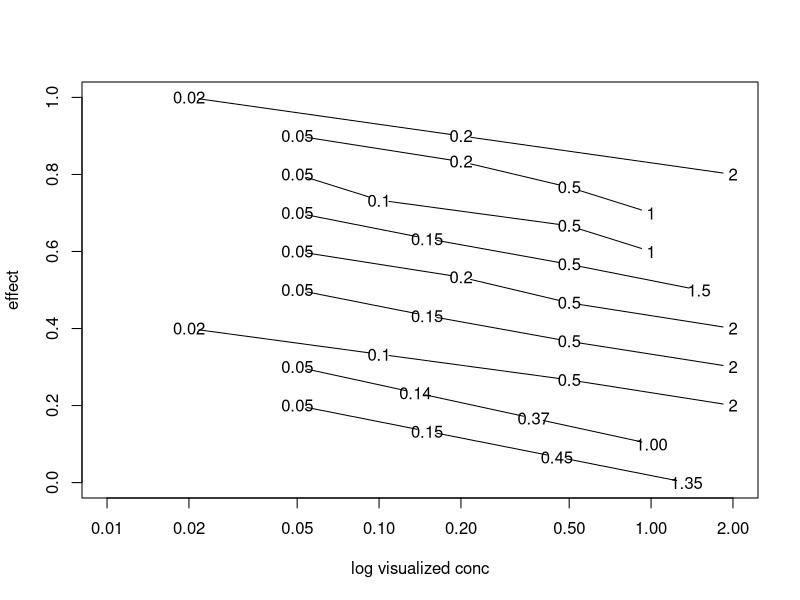

The R source for this figure:
plot(1,1,pch=NA, ylim=c(0,1),xlim=c(0.01,2),xlab="log visualized conc",ylab="effect",log="x")
points((c(2,0.2,0.02)),c(seq(0.8,1,length.out=3)), ylim=c(0,1),pch=NA,type="b")
text((c(2,0.2,0.02)),c(seq(0.8,1,length.out=3)),c("2","0.2","0.02"))
points((c(1,0.5,0.2,0.05)),c(seq(0.7,0.9,length.out=4)), pch=NA,type="b")
text((c(1,0.5,0.2,0.05)),c(seq(0.7,0.9,length.out=4)),c("1","0.5","0.2","0.05"))
points((c(1,0.5,0.1,0.05)),c(seq(0.6,0.8,length.out=4)), pch=NA,type="b")
text((c(1,0.5,0.1,0.05)),c(seq(0.6,0.8,length.out=4)),c("1","0.5","0.1","0.05"))
points((c(1.5,0.5,0.15,0.05)),c(seq(0.5,0.7,length.out=4)), pch=NA,type="b")
text((c(1.5,0.5,0.15,0.05)),c(seq(0.5,0.7,length.out=4)),c("1.5","0.5","0.15","0.05"))
points((c(2,0.5,0.2,0.05)),c(seq(0.4,0.6,length.out=4)), pch=NA,type="b")
text((c(2,0.5,0.2,0.05)),c(seq(0.4,0.6,length.out=4)),c("2","0.5","0.2","0.05"))
points((c(2,0.5,0.15,0.05)),c(seq(0.3,0.5,length.out=4)), pch=NA,type="b")
text((c(2,0.5,0.15,0.05)),c(seq(0.3,0.5,length.out=4)),c("2","0.5","0.15","0.05"))
points((c(2,0.5,0.1,0.02)),c(seq(0.2,0.4,length.out=4)), pch=NA,type="b")
text((c(2,0.5,0.1,0.02)),c(seq(0.2,0.4,length.out=4)),c("2","0.5","0.1","0.02"))
points((c(1.004277,0.3694528,0.1359141,0.05)),c(seq(0.1,0.3,length.out=4)), pch=NA,type="b")
text((c(1.004277,0.3694528,0.1359141,0.05)),c(seq(0.1,0.3,length.out=4)),c("1.00","0.37","0.14","0.05"))
points((c(1.35,0.45,0.15,0.05)),c(seq(0.0,0.2,length.out=4)), pch=NA,type="b")
text((c(1.35,0.45,0.15,0.05)),c(seq(0.0,0.2,length.out=4)),c("1.35","0.45","0.15","0.05"))
